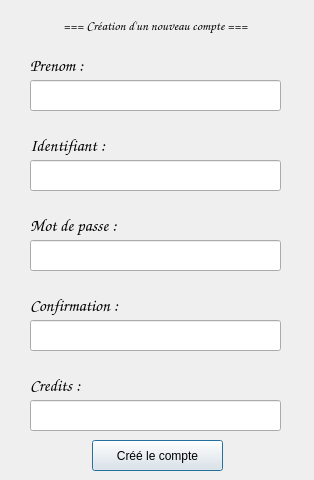
<?xml version="1.0" encoding="UTF-8"?>
<ui version="4.0">
 <class>Dialog</class>
 <widget class="QDialog" name="Dialog">
  <property name="geometry">
   <rect>
    <x>0</x>
    <y>0</y>
    <width>314</width>
    <height>480</height>
   </rect>
  </property>
  <property name="windowTitle">
   <string>Dialog</string>
  </property>
  <widget class="QLabel" name="labelTitle">
   <property name="geometry">
    <rect>
     <x>0</x>
     <y>10</y>
     <width>311</width>
     <height>31</height>
    </rect>
   </property>
   <property name="font">
    <font>
     <family>Comic Sans MS</family>
     <pointsize>10</pointsize>
     <weight>50</weight>
     <bold>false</bold>
    </font>
   </property>
   <property name="text">
    <string>&lt;html&gt;&lt;head/&gt;&lt;body&gt;&lt;p align=&quot;center&quot;&gt;=== Création d'un nouveau compte ===&lt;/p&gt;&lt;/body&gt;&lt;/html&gt;</string>
   </property>
  </widget>
  <widget class="QLabel" name="labelPrenom">
   <property name="geometry">
    <rect>
     <x>30</x>
     <y>50</y>
     <width>256</width>
     <height>31</height>
    </rect>
   </property>
   <property name="font">
    <font>
     <family>Comic Sans MS</family>
     <pointsize>13</pointsize>
    </font>
   </property>
   <property name="text">
    <string>Prenom :</string>
   </property>
  </widget>
  <widget class="QLineEdit" name="lineEditPrenom">
   <property name="geometry">
    <rect>
     <x>30</x>
     <y>80</y>
     <width>251</width>
     <height>31</height>
    </rect>
   </property>
  </widget>
  <widget class="QLabel" name="labelIdentifiant">
   <property name="geometry">
    <rect>
     <x>30</x>
     <y>130</y>
     <width>256</width>
     <height>31</height>
    </rect>
   </property>
   <property name="font">
    <font>
     <family>Comic Sans MS</family>
     <pointsize>13</pointsize>
    </font>
   </property>
   <property name="text">
    <string>Identifiant :</string>
   </property>
  </widget>
  <widget class="QLineEdit" name="lineEditIdentifiant">
   <property name="geometry">
    <rect>
     <x>30</x>
     <y>160</y>
     <width>251</width>
     <height>31</height>
    </rect>
   </property>
  </widget>
  <widget class="QLabel" name="labelMDP">
   <property name="geometry">
    <rect>
     <x>30</x>
     <y>210</y>
     <width>256</width>
     <height>31</height>
    </rect>
   </property>
   <property name="font">
    <font>
     <family>Comic Sans MS</family>
     <pointsize>13</pointsize>
    </font>
   </property>
   <property name="text">
    <string>Mot de passe :</string>
   </property>
  </widget>
  <widget class="QLineEdit" name="lineEditMDP">
   <property name="geometry">
    <rect>
     <x>30</x>
     <y>240</y>
     <width>251</width>
     <height>31</height>
    </rect>
   </property>
  </widget>
  <widget class="QLineEdit" name="lineEditMDPConfirmation">
   <property name="geometry">
    <rect>
     <x>30</x>
     <y>320</y>
     <width>251</width>
     <height>31</height>
    </rect>
   </property>
  </widget>
  <widget class="QLineEdit" name="lineEditCredits">
   <property name="geometry">
    <rect>
     <x>30</x>
     <y>400</y>
     <width>251</width>
     <height>31</height>
    </rect>
   </property>
  </widget>
  <widget class="QLabel" name="labelMDPConfirmation">
   <property name="geometry">
    <rect>
     <x>30</x>
     <y>290</y>
     <width>256</width>
     <height>31</height>
    </rect>
   </property>
   <property name="font">
    <font>
     <family>Comic Sans MS</family>
     <pointsize>13</pointsize>
    </font>
   </property>
   <property name="text">
    <string>Confirmation :</string>
   </property>
  </widget>
  <widget class="QLabel" name="labelCredit">
   <property name="geometry">
    <rect>
     <x>30</x>
     <y>370</y>
     <width>256</width>
     <height>31</height>
    </rect>
   </property>
   <property name="font">
    <font>
     <family>Comic Sans MS</family>
     <pointsize>13</pointsize>
    </font>
   </property>
   <property name="text">
    <string>Credits :</string>
   </property>
  </widget>
  <widget class="QPushButton" name="buttonNewUser">
   <property name="geometry">
    <rect>
     <x>92</x>
     <y>440</y>
     <width>131</width>
     <height>31</height>
    </rect>
   </property>
   <property name="text">
    <string>Créé le compte</string>
   </property>
  </widget>
 </widget>
 <resources/>
 <connections/>
</ui>
